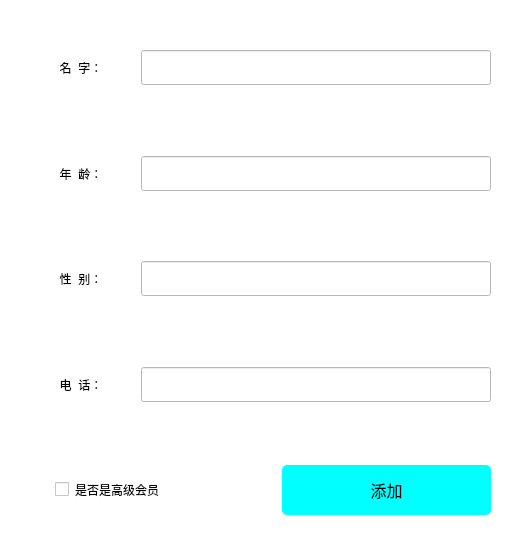
         <widget class="QWidget" name="VipAdd">
          <layout class="QHBoxLayout" name="horizontalLayout_41">
           <property name="leftMargin">
            <number>0</number>
           </property>
           <property name="topMargin">
            <number>0</number>
           </property>
           <property name="rightMargin">
            <number>0</number>
           </property>
           <property name="bottomMargin">
            <number>0</number>
           </property>
           <item>
            <widget class="QWidget" name="widget_44" native="true">
             <property name="styleSheet">
              <string notr="true">background-color: rgb(255, 255, 255);</string>
             </property>
             <layout class="QHBoxLayout" name="horizontalLayout_56">
              <item>
               <widget class="QWidget" name="widget_17" native="true">
                <property name="minimumSize">
                 <size>
                  <width>500</width>
                  <height>540</height>
                 </size>
                </property>
                <property name="maximumSize">
                 <size>
                  <width>500</width>
                  <height>540</height>
                 </size>
                </property>
                <layout class="QVBoxLayout" name="verticalLayout_4">
                 <item>
                  <widget class="QWidget" name="widget_19" native="true">
                   <layout class="QHBoxLayout" name="horizontalLayout_17">
                    <item>
                     <widget class="QLabel" name="label_17">
                      <property name="styleSheet">
                       <string notr="true">font: 12pt &quot;Agency FB&quot;;</string>
                      </property>
                      <property name="text">
                       <string>名  字：</string>
                      </property>
                      <property name="alignment">
                       <set>Qt::AlignCenter</set>
                      </property>
                     </widget>
                    </item>
                    <item>
                     <widget class="QLineEdit" name="vipName">
                      <property name="minimumSize">
                       <size>
                        <width>350</width>
                        <height>35</height>
                       </size>
                      </property>
                      <property name="maximumSize">
                       <size>
                        <width>350</width>
                        <height>35</height>
                       </size>
                      </property>
                     </widget>
                    </item>
                   </layout>
                  </widget>
                 </item>
                 <item>
                  <widget class="QWidget" name="widget_20" native="true">
                   <layout class="QHBoxLayout" name="horizontalLayout_18">
                    <item>
                     <widget class="QLabel" name="label_18">
                      <property name="styleSheet">
                       <string notr="true">font: 12pt &quot;Agency FB&quot;;</string>
                      </property>
                      <property name="text">
                       <string>年  龄：</string>
                      </property>
                      <property name="alignment">
                       <set>Qt::AlignCenter</set>
                      </property>
                     </widget>
                    </item>
                    <item>
                     <widget class="QLineEdit" name="vipAge">
                      <property name="minimumSize">
                       <size>
                        <width>350</width>
                        <height>35</height>
                       </size>
                      </property>
                      <property name="maximumSize">
                       <size>
                        <width>350</width>
                        <height>35</height>
                       </size>
                      </property>
                     </widget>
                    </item>
                   </layout>
                  </widget>
                 </item>
                 <item>
                  <widget class="QWidget" name="widget_21" native="true">
                   <layout class="QHBoxLayout" name="horizontalLayout_19">
                    <item>
                     <widget class="QLabel" name="label_19">
                      <property name="styleSheet">
                       <string notr="true">font: 12pt &quot;Agency FB&quot;;</string>
                      </property>
                      <property name="text">
                       <string>性  别：</string>
                      </property>
                      <property name="alignment">
                       <set>Qt::AlignCenter</set>
                      </property>
                     </widget>
                    </item>
                    <item>
                     <widget class="QLineEdit" name="vipSex">
                      <property name="minimumSize">
                       <size>
                        <width>350</width>
                        <height>35</height>
                       </size>
                      </property>
                      <property name="maximumSize">
                       <size>
                        <width>350</width>
                        <height>35</height>
                       </size>
                      </property>
                     </widget>
                    </item>
                   </layout>
                  </widget>
                 </item>
                 <item>
                  <widget class="QWidget" name="widget_22" native="true">
                   <layout class="QHBoxLayout" name="horizontalLayout_20">
                    <item>
                     <widget class="QLabel" name="label_20">
                      <property name="styleSheet">
                       <string notr="true">font: 12pt &quot;Agency FB&quot;;</string>
                      </property>
                      <property name="text">
                       <string>电  话：</string>
                      </property>
                      <property name="alignment">
                       <set>Qt::AlignCenter</set>
                      </property>
                     </widget>
                    </item>
                    <item>
                     <widget class="QLineEdit" name="vipPhone">
                      <property name="minimumSize">
                       <size>
                        <width>0</width>
                        <height>35</height>
                       </size>
                      </property>
                      <property name="maximumSize">
                       <size>
                        <width>350</width>
                        <height>35</height>
                       </size>
                      </property>
                     </widget>
                    </item>
                   </layout>
                  </widget>
                 </item>
                 <item>
                  <widget class="QWidget" name="widget_52" native="true">
                   <layout class="QHBoxLayout" name="horizontalLayout_55">
                    <item>
                     <widget class="QCheckBox" name="is_Svip">
                      <property name="minimumSize">
                       <size>
                        <width>0</width>
                        <height>0</height>
                       </size>
                      </property>
                      <property name="maximumSize">
                       <size>
                        <width>16777215</width>
                        <height>16777215</height>
                       </size>
                      </property>
                      <property name="layoutDirection">
                       <enum>Qt::LeftToRight</enum>
                      </property>
                      <property name="autoFillBackground">
                       <bool>false</bool>
                      </property>
                      <property name="styleSheet">
                       <string notr="true">font: 12pt &quot;Agency FB&quot;;
padding-left:28px</string>
                      </property>
                      <property name="text">
                       <string>是否是高级会员</string>
                      </property>
                      <property name="autoRepeatInterval">
                       <number>1</number>
                      </property>
                     </widget>
                    </item>
                    <item>
                     <spacer name="horizontalSpacer_5">
                      <property name="orientation">
                       <enum>Qt::Horizontal</enum>
                      </property>
                      <property name="sizeType">
                       <enum>QSizePolicy::Fixed</enum>
                      </property>
                      <property name="sizeHint" stdset="0">
                       <size>
                        <width>40</width>
                        <height>20</height>
                       </size>
                      </property>
                     </spacer>
                    </item>
                    <item>
                     <widget class="QPushButton" name="addVipBtn">
                      <property name="minimumSize">
                       <size>
                        <width>0</width>
                        <height>50</height>
                       </size>
                      </property>
                      <property name="maximumSize">
                       <size>
                        <width>16777215</width>
                        <height>50</height>
                       </size>
                      </property>
                      <property name="font">
                       <font>
                        <pointsize>12</pointsize>
                       </font>
                      </property>
                      <property name="styleSheet">
                       <string notr="true">background-color: rgb(0, 255, 255);
border-radius:5px;</string>
                      </property>
                      <property name="text">
                       <string>添加</string>
                      </property>
                     </widget>
                    </item>
                   </layout>
                  </widget>
                 </item>
                </layout>
               </widget>
              </item>
             </layout>
            </widget>
           </item>
          </layout>
         </widget>
